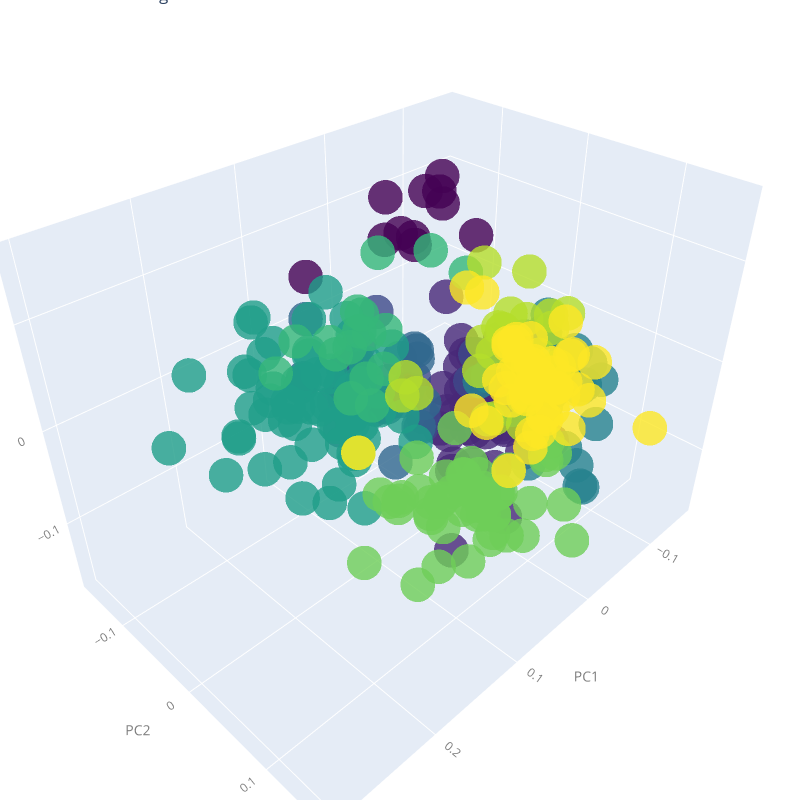

Notebook cell for this chart:
### Code cell
plot_graph(true_emb, true['color'], 'True Embeddings')

### Figure 1 — Plotly figure (JSON) as saved in the notebook; plotly's stock layout.template omitted (floating-point values rounded to 4 significant figures; data arrays with more than 128 entries replaced by an {"elided": "..."} marker saying what was removed)
{"data": [{"marker": {"color": {"elided": "327 int values"}, "colorscale": [[0, "#440154"], [0.1111, "#482878"], [0.2222, "#3e4989"], [0.3333, "#31688e"], [0.4444, "#26828e"], [0.5556, "#1f9e89"], [0.6667, "#35b779"], [0.7778, "#6ece58"], [0.8889, "#b5de2b"], [1, "#fde725"]], "opacity": 0.8, "size": 12}, "mode": "markers", "type": "scatter3d", "x": {"elided": "327 float values"}, "y": {"elided": "327 float values"}, "z": {"elided": "327 float values"}}], "layout": {"height": 800, "margin": {"b": 0, "l": 0, "r": 0, "t": 0}, "scene": {"xaxis": {"tickfont": {"color": "#7f7f7f", "size": 12}, "title": {"font": {"color": "#7f7f7f", "size": 14}, "text": "PC1"}}, "yaxis": {"tickfont": {"color": "#7f7f7f", "size": 12}, "title": {"font": {"color": "#7f7f7f", "size": 14}, "text": "PC2"}}, "zaxis": {"tickfont": {"color": "#7f7f7f", "size": 12}, "title": {"font": {"color": "#7f7f7f", "size": 14}, "text": "PC3"}}}, "title": {"text": "True Embeddings"}, "width": 800}}
